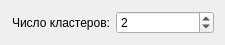
<?xml version="1.0" encoding="UTF-8"?>
<ui version="4.0">
 <class>Form</class>
 <widget class="QWidget" name="Form">
  <property name="geometry">
   <rect>
    <x>0</x>
    <y>0</y>
    <width>225</width>
    <height>45</height>
   </rect>
  </property>
  <property name="windowTitle">
   <string>Form</string>
  </property>
  <layout class="QGridLayout" name="gridLayout">
   <item row="0" column="1">
    <widget class="QSpinBox" name="n_clust">
     <property name="value">
      <number>2</number>
     </property>
    </widget>
   </item>
   <item row="0" column="0">
    <widget class="QLabel" name="label">
     <property name="text">
      <string>Число кластеров:</string>
     </property>
     <property name="alignment">
      <set>Qt::AlignRight|Qt::AlignTrailing|Qt::AlignVCenter</set>
     </property>
    </widget>
   </item>
  </layout>
 </widget>
 <resources/>
 <connections/>
</ui>
